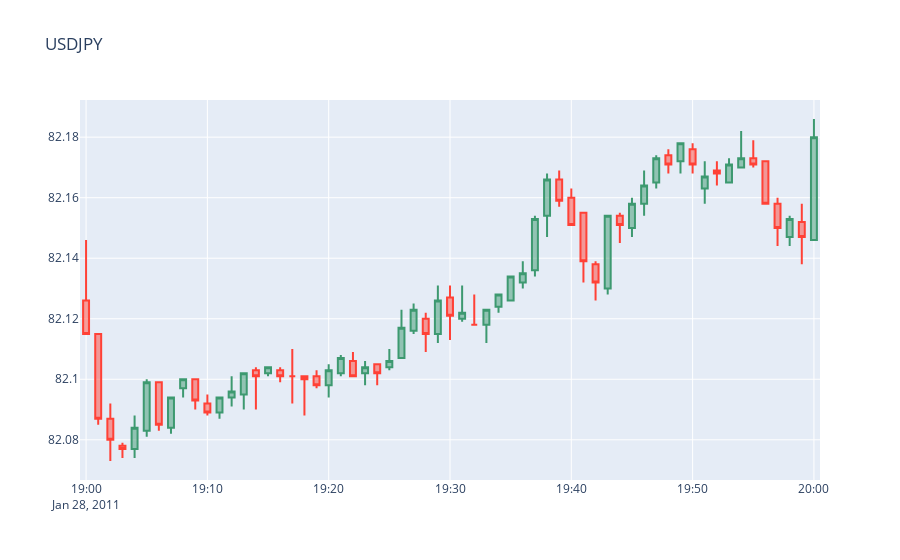

Notebook code for this chart:
### Markdown cell above
El precio inicia a la baja con un open price de 112.787, en la media hora previa al indicador el precio disminuye bastante y cierra cuando sucede el indicador con un close price de 112.579. Después del indicador el precio termina subiendo a un precio de close de 112.616 a los 30 minutos del indicador.

### Code cell
m.gv5
